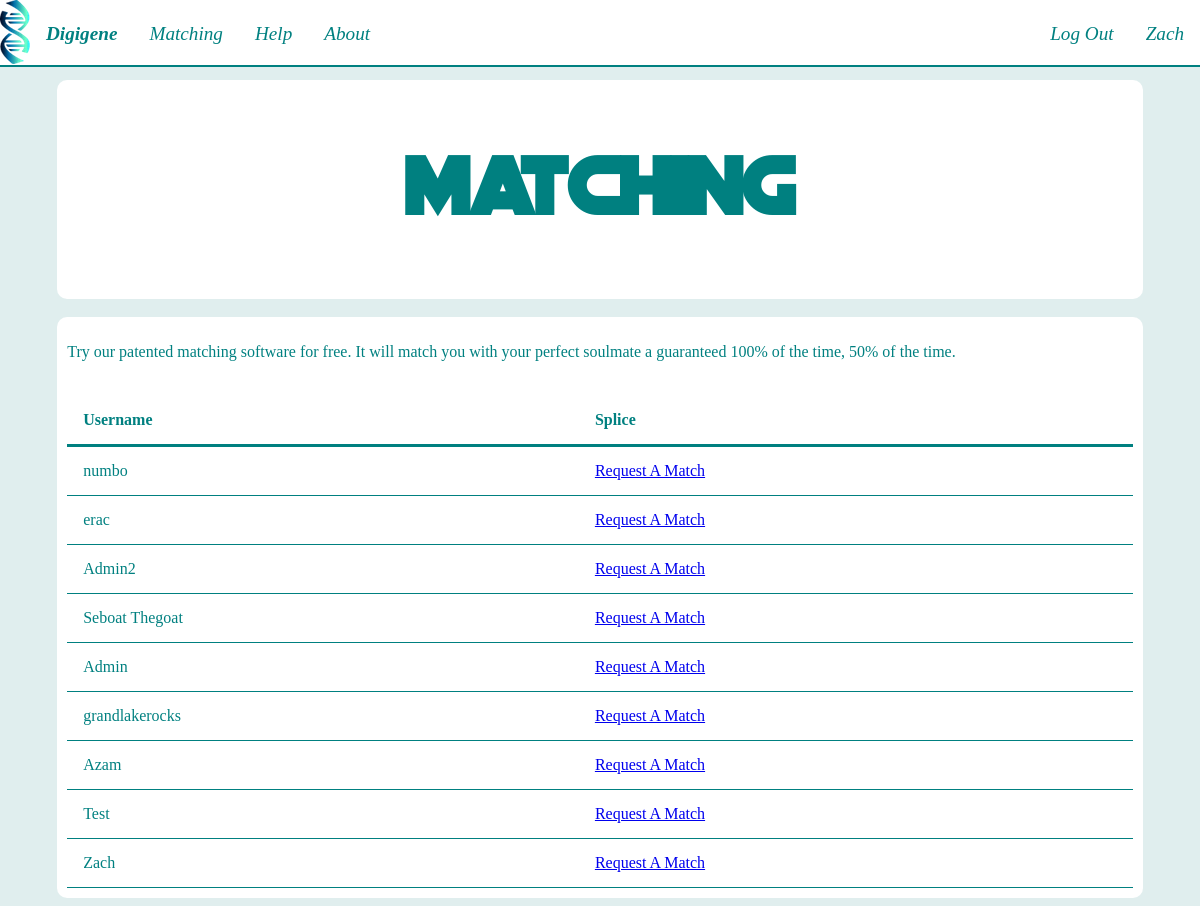
Page /Matching.php (signed in) on the committed database.
### tables this page shows
CREATE TABLE `accounts` (
  `id` int(10) NOT NULL,
  `username` text NOT NULL,
  `password` text NOT NULL,
  `bio` text NOT NULL,
  `age` int(10) NOT NULL,
  `disease` text NOT NULL,
  `gender` text NOT NULL
);

### Matching.php (the view, shortened to what this page needs)
<?php
include 'Navbar.php';
?>
<!DOCTYPE html>
<html>
    <head>
    </head>
    <body>
        <br><br><br><br>
        <div class="bubble">
        <h1>Matching</h1>
        </div>
        <br>
        <div class="bubble">
            <p>Try our patented matching software for free. It will match you with your perfect soulmate a guaranteed 100% of the time, 50% of the time.</p>
        <?php
        $host = "localhost";
        $user = "root";
        $pass = "root";
        $db = "digigene";
        $connection = mysqli_connect($host, $user, $pass) or die ("Unable to connect!");
        mysqli_select_db($connection,$db) or die ("Unable to select database!");
	$query = "SELECT * FROM accounts ORDER BY id DESC";
	$result = mysqli_query($connection, $query) or die ("Error in query: $query. ".mysqli_error());
	if (mysqli_num_rows($result) > 0) {
            echo "<br>";
    	    echo "<table id='userTable' cellpadding=10 border=1>";
    	    echo "<tr> <th>Username</th> <th>Splice</th> </tr>";
    	    while($row = mysqli_fetch_row($result)) {
        	echo "<tr>";
       		echo "<td>" . $row[1]."</td>";
                echo "<td><a href=".$_SERVER['PHP_SELF']."?id=".$row[0].">Request A Match</a> </td>";
       		echo "</tr>";
    	    }
	    echo "</table>";
            echo "</div>";
	} else {
   	    echo "No rows found!";
	}
        ?>
</body>
</html>

### Digigene.css (style rules this page uses)
:root { --bg-color :#E0EEEE; --div-color : white; --text-color: teal; }
.bubble { border-radius: 10px; background: var(--div-color); padding: 10px 10px; width: 90%; margin: auto; }
body { font-family: Verdana; color: var(--text-color); background-color: var(--bg-color); text-align: left; }
h1 { font-family: titleFont; font-size: 500% }
h1, h5 { text-align: center; }
table, td, th { text-align: left; }
table { border-collapse: collapse; border-width: 0px; border-color: var(--div-color); width: 100%; }
th, td { padding: 15px; border-bottom: 1px solid var(--text-color); }
th { border-bottom: 3px solid var(--text-color); }

### rows in the picture
accounts: username "numbo"
accounts: username "erac"
accounts: username "Admin2"
accounts: username "Seboat Thegoat"
accounts: username "Admin"
accounts: username "grandlakerocks"
accounts: username "Azam"
accounts: username "Test"
accounts: username "Zach"

### other values in the picture
$_SESSION['username'] "Zach"
